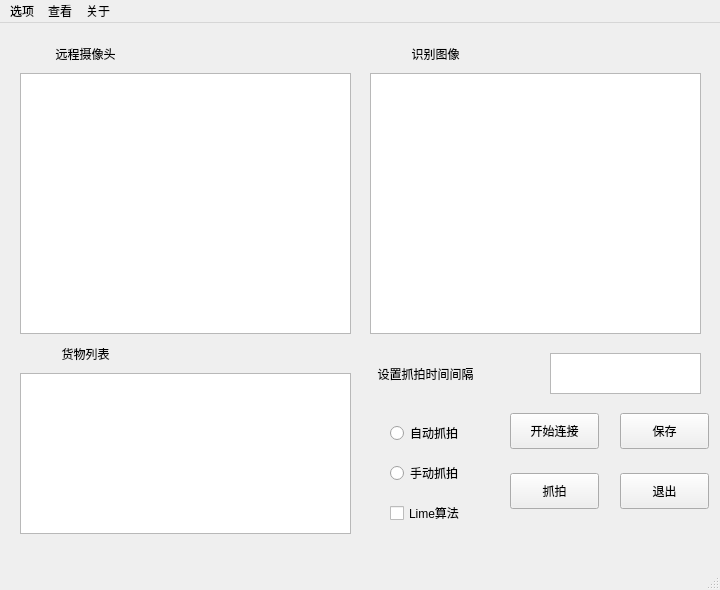
<?xml version="1.0" encoding="UTF-8"?>
<ui version="4.0">
 <class>MainWindow</class>
 <widget class="QMainWindow" name="MainWindow">
  <property name="geometry">
   <rect>
    <x>0</x>
    <y>0</y>
    <width>720</width>
    <height>590</height>
   </rect>
  </property>
  <property name="windowTitle">
   <string>仓库远程摄像头</string>
  </property>
  <widget class="QWidget" name="centralwidget">
   <widget class="QGraphicsView" name="cameraView">
    <property name="geometry">
     <rect>
      <x>20</x>
      <y>50</y>
      <width>331</width>
      <height>261</height>
     </rect>
    </property>
   </widget>
   <widget class="QGraphicsView" name="screenSpotView">
    <property name="geometry">
     <rect>
      <x>370</x>
      <y>50</y>
      <width>331</width>
      <height>261</height>
     </rect>
    </property>
   </widget>
   <widget class="QPushButton" name="pushButtonTake">
    <property name="geometry">
     <rect>
      <x>510</x>
      <y>450</y>
      <width>89</width>
      <height>36</height>
     </rect>
    </property>
    <property name="text">
     <string>抓拍</string>
    </property>
   </widget>
   <widget class="QPushButton" name="pushButtonSave">
    <property name="geometry">
     <rect>
      <x>620</x>
      <y>390</y>
      <width>89</width>
      <height>36</height>
     </rect>
    </property>
    <property name="text">
     <string>保存</string>
    </property>
   </widget>
   <widget class="QListWidget" name="listWidget">
    <property name="geometry">
     <rect>
      <x>20</x>
      <y>350</y>
      <width>331</width>
      <height>161</height>
     </rect>
    </property>
   </widget>
   <widget class="QLabel" name="label">
    <property name="geometry">
     <rect>
      <x>360</x>
      <y>330</y>
      <width>131</width>
      <height>41</height>
     </rect>
    </property>
    <property name="text">
     <string>设置抓拍时间间隔</string>
    </property>
    <property name="alignment">
     <set>Qt::AlignCenter</set>
    </property>
   </widget>
   <widget class="QPlainTextEdit" name="plainTextEditTime">
    <property name="geometry">
     <rect>
      <x>550</x>
      <y>330</y>
      <width>151</width>
      <height>41</height>
     </rect>
    </property>
   </widget>
   <widget class="QRadioButton" name="radioButtonAuto">
    <property name="geometry">
     <rect>
      <x>390</x>
      <y>400</y>
      <width>81</width>
      <height>20</height>
     </rect>
    </property>
    <property name="text">
     <string>自动抓拍</string>
    </property>
   </widget>
   <widget class="QRadioButton" name="radioButtonHand">
    <property name="geometry">
     <rect>
      <x>390</x>
      <y>440</y>
      <width>81</width>
      <height>20</height>
     </rect>
    </property>
    <property name="text">
     <string>手动抓拍</string>
    </property>
   </widget>
   <widget class="QPushButton" name="pushButtonExit">
    <property name="geometry">
     <rect>
      <x>620</x>
      <y>450</y>
      <width>89</width>
      <height>36</height>
     </rect>
    </property>
    <property name="text">
     <string>退出</string>
    </property>
   </widget>
   <widget class="QLabel" name="label_2">
    <property name="geometry">
     <rect>
      <x>20</x>
      <y>310</y>
      <width>131</width>
      <height>41</height>
     </rect>
    </property>
    <property name="text">
     <string>货物列表</string>
    </property>
    <property name="alignment">
     <set>Qt::AlignCenter</set>
    </property>
   </widget>
   <widget class="QLabel" name="label_3">
    <property name="geometry">
     <rect>
      <x>20</x>
      <y>10</y>
      <width>131</width>
      <height>41</height>
     </rect>
    </property>
    <property name="text">
     <string>远程摄像头</string>
    </property>
    <property name="alignment">
     <set>Qt::AlignCenter</set>
    </property>
   </widget>
   <widget class="QLabel" name="label_4">
    <property name="geometry">
     <rect>
      <x>370</x>
      <y>10</y>
      <width>131</width>
      <height>41</height>
     </rect>
    </property>
    <property name="text">
     <string>识别图像</string>
    </property>
    <property name="alignment">
     <set>Qt::AlignCenter</set>
    </property>
   </widget>
   <widget class="QPushButton" name="pushButtonConnect">
    <property name="geometry">
     <rect>
      <x>510</x>
      <y>390</y>
      <width>89</width>
      <height>36</height>
     </rect>
    </property>
    <property name="text">
     <string>开始连接</string>
    </property>
   </widget>
   <widget class="QCheckBox" name="limeCheckBox">
    <property name="geometry">
     <rect>
      <x>390</x>
      <y>480</y>
      <width>85</width>
      <height>20</height>
     </rect>
    </property>
    <property name="text">
     <string>Lime算法</string>
    </property>
   </widget>
  </widget>
  <widget class="QMenuBar" name="menubar">
   <property name="geometry">
    <rect>
     <x>0</x>
     <y>0</y>
     <width>720</width>
     <height>30</height>
    </rect>
   </property>
   <widget class="QMenu" name="menu">
    <property name="title">
     <string>选项</string>
    </property>
   </widget>
   <widget class="QMenu" name="menu_2">
    <property name="title">
     <string>查看</string>
    </property>
   </widget>
   <widget class="QMenu" name="menu_3">
    <property name="title">
     <string>关于</string>
    </property>
   </widget>
   <addaction name="menu"/>
   <addaction name="menu_2"/>
   <addaction name="menu_3"/>
  </widget>
  <widget class="QStatusBar" name="statusbar"/>
 </widget>
 <resources/>
 <connections/>
</ui>
